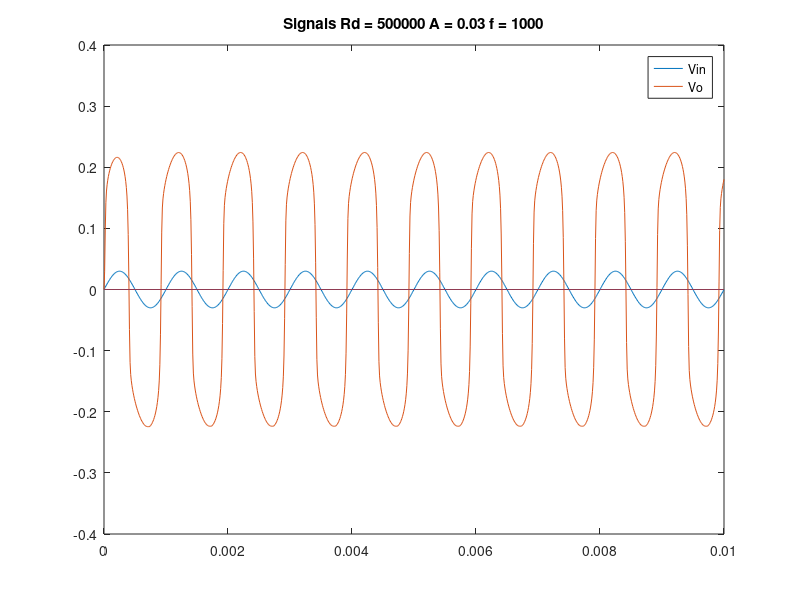
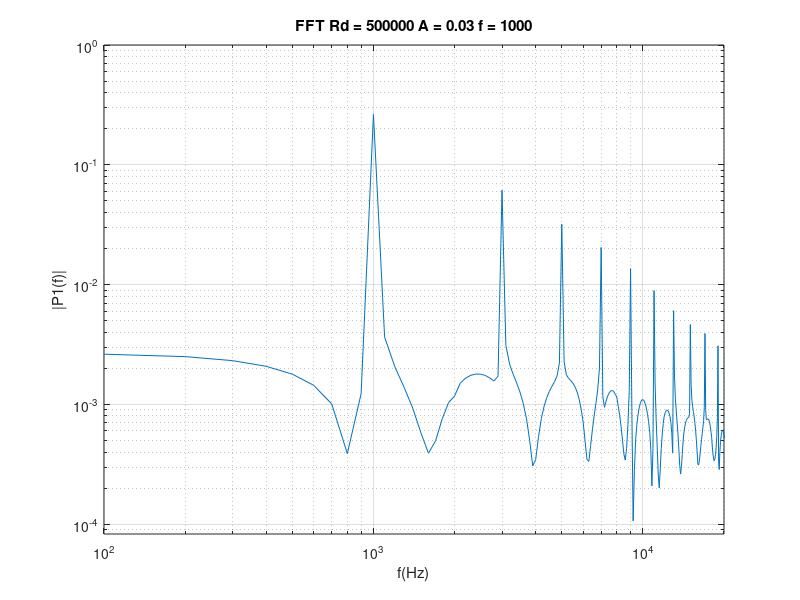

Reproduce these figures in MATLAB, in order.
clear all; close all; clc; format compact;

% Circuit component values (static)
C1 = 51.*10^(-12); % 51pF
C2 = 0.047.*10^(-6); % 0.047uF
R1 = 51.*10^3; % 51k Ohms
R2 = 4.7.*10^3; % 4.7k Ohms
Is = 2.5*10^-9; % Saturation current, ~2.5nA (play with if results are undesirable)
Vt = 0.026; % Thermal Vo_guessltage, 26mV@300K

%Drive control, variable betweek 0 and 500k Ohms
Rd = 500.*10^3;

% Signal parameters
freq = 1000;
w = 2.*pi.*freq;
samplerate = 100*10^3;
amp = .03;
t0 = 0;
tf = .01;
samples = (tf-t0).*(samplerate);
h = (tf-t0)/samples;
t = linspace(t0,tf,samples);

vi = amp.*sin(w.*t);
vi_prime = w.*amp.*cos(w.*t);

%va = (amp.*C2.*R2.*w.*(C2.*R2.*w.*sin(w.*t)-e^(-t/(C2.*R2))+cos(w.*t)))./(C2^2.*R^2.*w^2+1);
for n= 1:samples
    va(n) = (amp.*C2.*R2.*w.*(C2.*R2.*w.*sin(w.*t(n))-exp((-t(n)/(C2.*R2)))+cos(w.*t(n))))./(C2^2.*R2^2.*w^2+1);
end

maxiter = 10000; %Maximum # of iterations for any looping structure
incr = .0001; % used for derivative approximation
eps = 0.000001;

Vo = zeros(samples);
fprime_hold = zeros(samples);
Vo(1) = 0;

for n = 2:samples %Sample looping
    Vo_guess_old = Vo(n-1);
    for i = 1:maxiter
        %i
        Vo_guess = Vo_guess_old;
        Vo_guess_inc = Vo_guess+incr;
        % F is the equation to be solved
        f = (Vo_guess-vi(n))./(R1+Rd)+Is.*exp((Vo_guess-vi(n))/Vt)-Is.*exp((vi(n)-Vo_guess)/Vt)+C1.*(((Vo_guess-vi(n))-(Vo(n-1)-vi(n-1)))./h)-C2.*(((vi(n)-va(n))-(vi(n-1)-va(n-1)))./h);
        f2 = (Vo_guess_inc-vi(n))./(R1+Rd)+Is.*exp((Vo_guess_inc-vi(n))/Vt)+Is.*exp((vi(n)-Vo_guess_inc)/Vt)+C1.*(((Vo_guess_inc-vi(n))-(Vo(n-1)-vi(n-1)))./h)-C2.*(((vi(n)-va(n))-(vi(n-1)-va(n-1)))./h);
        fprime = (f2-f)/incr; %approximate the derivative
        
        Vo_guess_old = Vo_guess_old - f./fprime;
        check = abs(Vo_guess_old - Vo_guess);
        %eps
        %n
        if(check <= eps || i >= maxiter)
            
            if(i >= maxiter)
                disp('Solution did not converge at n = ')
                n
                i
                Vo(n) = Vo_guess_old;
                pause
            end
            %}
            Vo(n,1) = Vo_guess_old;
            f_hold(n) = f;
            f2_hold(n) = f2;
            fprime_hold(n) = fprime;
            break;
        end
        
    end
end

Fs = samplerate;
T = 1/Fs;
L = length(Vo);
Y = fft(Vo);
P2 = abs(Y/L);
P1 = P2(1:L/2+1);
P1(2:end-1) = 2*P1(2:end-1);
f = Fs*(0:(L/2))/L;

disp('Finished');

title1 = sprintf('Signals Rd = %d A = %d f = %d' ,Rd,amp,freq);
title2 = sprintf('FFT Rd = %d A = %d f = %d', Rd,amp,freq);

figure(1)
plot(t,vi,t,Vo)
legend('Vin','Vo')
title(title1);

figure(2)
loglog(f,P1);
title('FFT of Vo');
xlabel('f(Hz)')
ylabel('|P1(f)|')
axis([0 20000 0 1])
title(title2);
grid on;

%clear all;